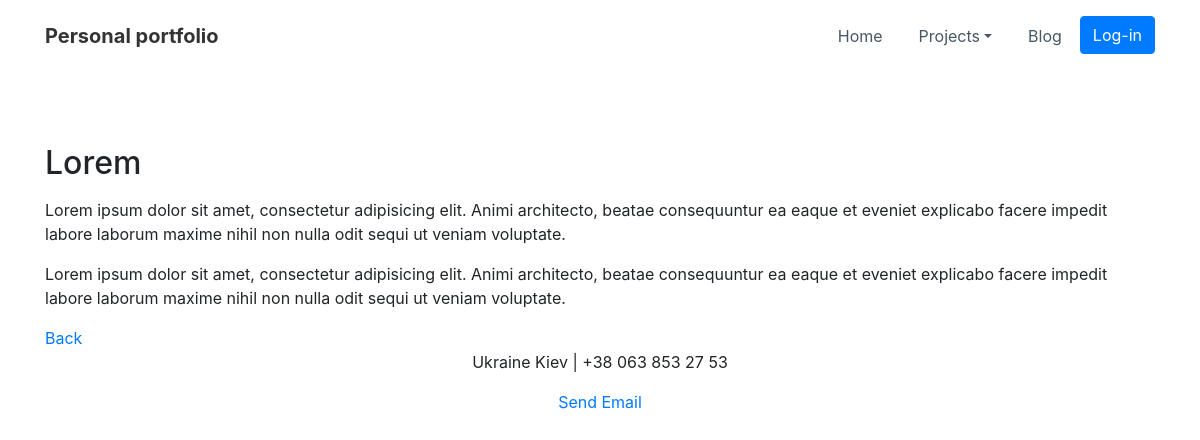
The app's page /blog/4/ with its own data.
### blog/models.py (models this page shows, shortened)
class Blog(models.Model):
    title = models.CharField(max_length=100)
    description = models.TextField()
    date = models.DateTimeField(default=datetime.now)

### blog/views.py (the view)
# urls.py: path('<int:blog_id>/', bv.detail, name='detail'),
def detail(request, blog_id):
    blog = get_object_or_404(Blog, pk=blog_id)
    return render(request, 'blog/detail.html', {'blog': blog})

### blog/templates/blog/detail.html
{% extends 'my_portfolio/index.html' %}
{% load static %}
{% block content %}
<br><br>
<div class="container">
    <h2>{{ blog.title }}</h2>
    <p>{{ blog.description|safe }}</p>
    <a href="{% url 'blog:all_blogs' %}">Back</a>
</div>
{%endblock %}

### records on screen
Blog: title "Lorem", description "Lorem ipsum dolor sit amet, consectetur adipisicing elit. Animi architecto, beatae consequuntur ea eaque et eveniet explicabo facere impedit labore laborum maxime nihil non nulla odit sequi ut veniam voluptate. Lorem ipsum dolor sit amet, consectetur adipisicing elit. Animi architecto, beatae consequuntur ea eaque et eveniet explicabo facere impedit labore laborum maxime nihil non nulla odit sequi ut veniam voluptate."
